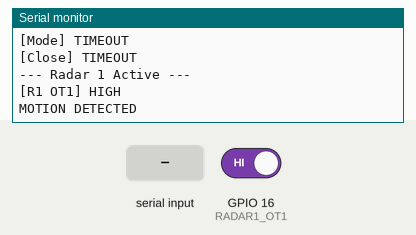
Simulated run of this sketch. Board: ESP32. Shown: the last lines printed to the serial monitor. Inputs (shaded band) come from the test bench; at power-on: GPIO 16 (RADAR1_OT1) HIGH. EEPROM starts erased.

Above: at 4.3 s.
4.4 s: GPIO 16 (RADAR1_OT1) driven LOW
At 5.5 s:
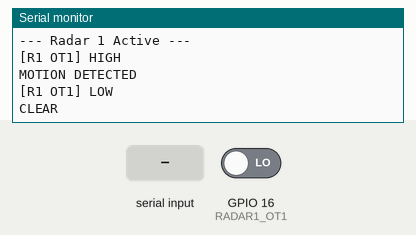
5.9 s: "Range 1\n" received over the second serial link
At 6.6 s:
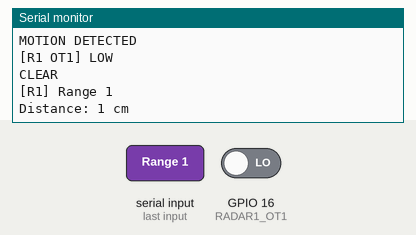
7.4 s: "Range\n" received over the second serial link
At 7.8 s:
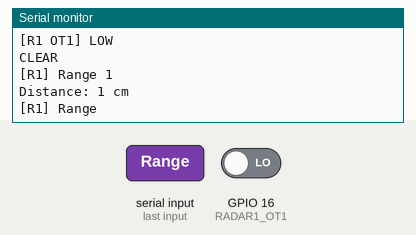
8.9 s: "90 45\n" received over the second serial link
At 10.1 s:
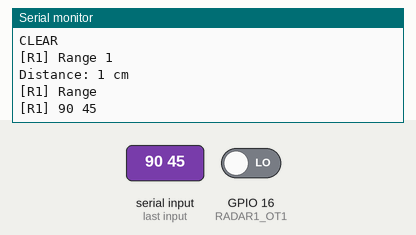
10.4 s: "5\n" received over the second serial link
At 11.3 s:
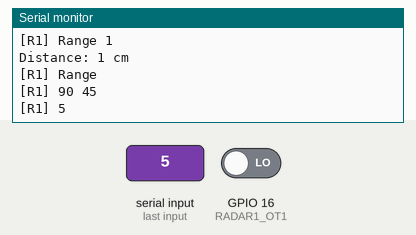

Measured:
- after the input at 4.4 s, the serial monitor: prints a new line at once (image 1)
- after the input at 5.9 s, the serial monitor: prints a new line at once (image 2)
- after the input at 7.4 s, the serial monitor: prints a new line at once (image 3)
- after the input at 8.9 s, the serial monitor: prints a new line at once (image 4)
- after the input at 10.4 s, the serial monitor: prints a new line at once (image 5)

The sketch:

esp32-node.ino
```cpp
#include <Preferences.h>

HardwareSerial UART1(1);

#define RADAR1_OT1 16

uint8_t openCfg[]  = {0xFD, 0xFC, 0xFB, 0xFA, 0x04, 0x00, 0xFF, 0x00, 0x01, 0x00, 0x04, 0x03, 0x02, 0x01};
uint8_t setRunMode[] = {0xFD, 0xFC, 0xFB, 0xFA, 0x08, 0x00, 0x12, 0x00, 0x00, 0x00, 0x64, 0x00, 0x00, 0x00, 0x04, 0x03, 0x02, 0x01};
uint8_t closeCfg[] = {0xFD, 0xFC, 0xFB, 0xFA, 0x02, 0x00, 0xFE, 0x00, 0x04, 0x03, 0x02, 0x01};

Preferences preferences;
String nodeId = "";
String nodeSecret = "";
String hubFilter = "";
bool isMotionDetected = false;
int lastDistanceCm = -1;

void clearSerial() {
  while (UART1.available()) UART1.read();
}

bool sendCmd(const char* label, uint8_t* cmd, int len) {
  clearSerial();
  Serial.print("["); Serial.print(label); Serial.print("] ");
  UART1.write(cmd, len);
  UART1.flush();
  unsigned long start = millis();
  uint8_t resp[64];
  int idx = 0;
  while (millis() - start < 300 && idx < 64) {
    if (UART1.available()) resp[idx++] = UART1.read();
  }
  if (idx > 0) { Serial.println("OK"); return true; }
  else { Serial.println("TIMEOUT"); return false; }
}

void parseDistance(String& data, int* lastDistanceCm, const char* label) {
  if (data.startsWith("Range")) {
    int idx = data.indexOf(' ');
    if (idx > 0) {
      *lastDistanceCm = data.substring(idx + 1).toInt();
      Serial.print(label); Serial.print(*lastDistanceCm); Serial.println(" cm");
    }
  }
}

void setup() {
  disableCore1WDT();

  Serial.begin(115200);
  Serial.println("[DEBUG] 1: Serial done");

  preferences.begin("scarrow", true);
  nodeId = preferences.getString("node_id", "");
  nodeSecret = preferences.getString("node_secret", "");
  hubFilter = preferences.getString("hub_filter", "");
  preferences.end();
  Serial.println("[DEBUG] 2: Preferences done");

  nodeId = "test-node";
  nodeSecret = "test-secret";
  hubFilter = "test-hub";
  Serial.println("[DEBUG] 3: forced credentials");

  Serial.println("[DEBUG] 4: past setup mode check");
  pinMode(RADAR1_OT1, INPUT);
  Serial.println("[DEBUG] 5: pinMode done");

  UART1.begin(115200, SERIAL_8N1, 18, 19);
  Serial.println("[DEBUG] 6: UART1 begin done");

  delay(2000);
  Serial.println("\n🚀 Scarrow Node - RADAR 1 ONLY TEST");

  sendCmd("Open", openCfg, sizeof(openCfg));
  delay(100);
  sendCmd("Mode", setRunMode, sizeof(setRunMode));
  delay(100);
  sendCmd("Close", closeCfg, sizeof(closeCfg));

  Serial.println("\n--- Radar 1 Active ---");
}

void loop() {
  int r1 = digitalRead(RADAR1_OT1);

  static int lastR1 = -1;

  if (r1 != lastR1) {
    Serial.print("[R1 OT1] "); Serial.println(r1 ? "HIGH" : "LOW");
    lastR1 = r1;
  }

  if (r1 == HIGH) {
    if (!isMotionDetected) {
      Serial.println("MOTION DETECTED");
      isMotionDetected = true;
    }
  } else {
    if (isMotionDetected) {
      Serial.println("CLEAR");
      isMotionDetected = false;
    }
  }

  if (UART1.available()) {
    String data = UART1.readStringUntil('\n');
    data.trim();
    if (data.length() > 0) {
      Serial.print("[R1] "); Serial.println(data);
      parseDistance(data, &lastDistanceCm, "Distance: ");
    }
  }
}
```
